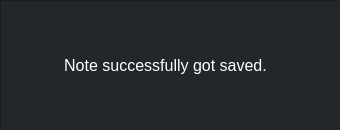
<?xml version="1.0" encoding="UTF-8"?>
<ui version="4.0">
 <class>Dialog</class>
 <widget class="QDialog" name="Dialog">
  <property name="geometry">
   <rect>
    <x>0</x>
    <y>0</y>
    <width>340</width>
    <height>130</height>
   </rect>
  </property>
  <property name="minimumSize">
   <size>
    <width>340</width>
    <height>130</height>
   </size>
  </property>
  <property name="maximumSize">
   <size>
    <width>340</width>
    <height>130</height>
   </size>
  </property>
  <property name="windowTitle">
   <string>Dialog</string>
  </property>
  <widget class="QFrame" name="frame_n_sd">
   <property name="geometry">
    <rect>
     <x>0</x>
     <y>0</y>
     <width>341</width>
     <height>131</height>
    </rect>
   </property>
   <property name="styleSheet">
    <string notr="true">background-color: rgb(35, 39, 42);
background-color: rgb(44, 47, 51);
background-color: rgb(35, 39, 42);</string>
   </property>
   <property name="frameShape">
    <enum>QFrame::StyledPanel</enum>
   </property>
   <property name="frameShadow">
    <enum>QFrame::Raised</enum>
   </property>
   <widget class="QLabel" name="label_n_sd">
    <property name="geometry">
     <rect>
      <x>50</x>
      <y>50</y>
      <width>231</width>
      <height>31</height>
     </rect>
    </property>
    <property name="font">
     <font>
      <family>Arial</family>
      <pointsize>12</pointsize>
     </font>
    </property>
    <property name="layoutDirection">
     <enum>Qt::RightToLeft</enum>
    </property>
    <property name="styleSheet">
     <string notr="true">color: rgb(255, 255, 255);</string>
    </property>
    <property name="text">
     <string>Note successfully got saved.</string>
    </property>
    <property name="alignment">
     <set>Qt::AlignCenter</set>
    </property>
   </widget>
  </widget>
 </widget>
 <resources/>
 <connections/>
</ui>
